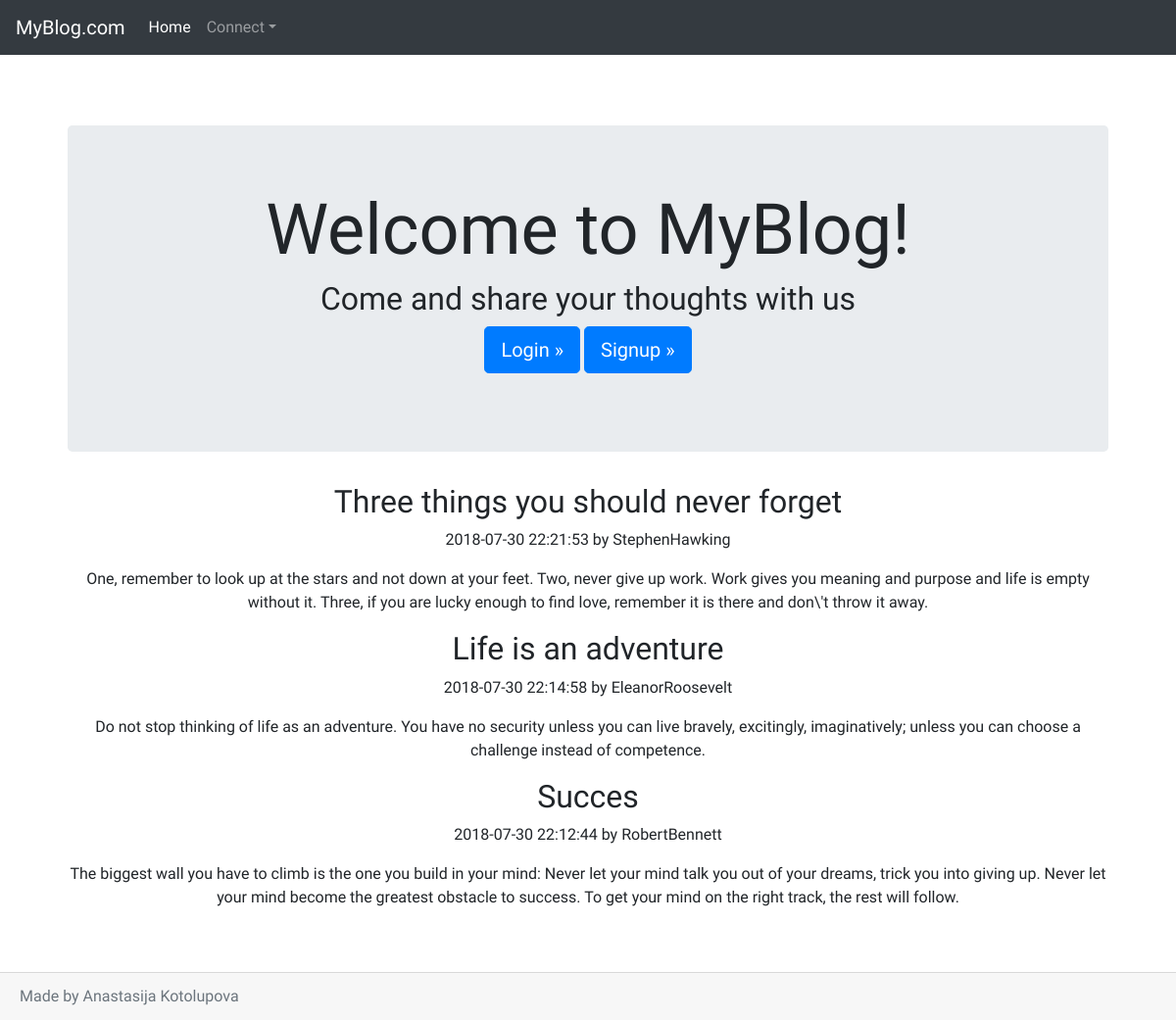
The page / on the database its author committed.
### tables this page shows
CREATE TABLE `posts` (
  `id_post` int(5) NOT NULL,
  `id_user` int(5) NOT NULL,
  `content` text NOT NULL,
  `title` varchar(100) NOT NULL,
  `status` int(1) NOT NULL,
  `picture` varchar(100) NOT NULL,
  `datetime` datetime NOT NULL
);

CREATE TABLE `users` (
  `id_user` int(5) NOT NULL,
  `nickname` varchar(30) NOT NULL,
  `password` varchar(200) NOT NULL
);

### inc/functions.php (called while the page is built, shortened)
<?php
function userConnect() {
    if(isset($_SESSION['user'])) return TRUE;
    else return FALSE;
}

### index.php (the view)
<?php
require_once("inc/header.php");
$req = "SELECT u.*, p.*
FROM posts p, users u
WHERE u.id_user = p.id_user AND status = 1
ORDER BY p.datetime DESC";
$result = $pdo->query($req);
$messages = $result->fetchAll();
?>
<?php if(!userConnect()) : ?>
<div class="jumbotron">
    <div class="container">
        <h1 class="display-3">Welcome to MyBlog!</h1>
        <h2>Come and share your thoughts with us</h2>
        <p><a class="btn btn-primary btn-lg" href="login.php" role="button">Login &raquo;</a>
        <a class="btn btn-primary btn-lg" href="signup.php" role="button">Signup &raquo;</a></p>
    </div>
</div>
<?php endif; ?>
    <?php foreach($messages as $message) : ?>
        <?php extract($message) ?>
            <div class="blog-post">
                <h2 class="blog-post-title"><?= $title ?></h2>
                <p class="blog-post-meta"><?= $datetime ?> by <?= $nickname ?></p>
                <blockquote>
                <p><?= $content ?></p>
                </blockquote>
            </div>
    <?php endforeach; ?>
<?php
    require_once("inc/footer.php");
?>

### inc/header.php (shortened to what this page needs)
<!DOCTYPE html>
<html lang="en">
  <head>
    <link rel="stylesheet" href="https://stackpath.bootstrapcdn.com/bootstrap/4.1.1/css/bootstrap.min.css">
    <link href="css/style.css" rel="stylesheet">
  </head>
  <body>
    <nav class="navbar navbar-expand-md navbar-dark bg-dark fixed-top">
      <a class="navbar-brand" href="<?= URL ?>">MyBlog.com</a>
      <div class="collapse navbar-collapse" id="navbarsExampleDefault">
        <ul class="navbar-nav mr-auto">
          <li class="nav-item active">
            <a class="nav-link" href="<?= URL ?>">Home <span class="sr-only">(current)</span></a>
          </li>
          <?php if(!userConnect()) : ?>
            <li class="nav-item dropdown">
              <a class="nav-link dropdown-toggle" href="#" id="dropdown01" data-toggle="dropdown" aria-haspopup="true" aria-expanded="false">Connect</a>
            </li>
          <?php else : ?>
            <li class="nav-item">
              <a class="nav-link" href="<?= URL ?>users/users_posts.php">My posts</a>
            </li>
          <?php endif; ?>
        </ul>
      </div>
    </nav>
    <main role="main" class="container">
        <div class="starter-template">

### inc/footer.php (shortened to what this page needs)
        </div>
    </main>
    <div class="card-footer text-muted">
      Made by Anastasija Kotolupova
    </div>
  </body>
</html>

### css/style.css (style rules this page uses)
body { padding-top: 5rem; font-family: 'Forum', cursive; }
.starter-template { padding: 3rem 1.5rem; text-align: center; }

### rows shown on the page
posts: title "Three things you should never forget", datetime "2018-07-30 22:21:53", id_user.nickname "StephenHawking", content "One, remember to look up at the stars and not down at your feet. Two, never give up work. Work gives you meaning and purpose and life is empty without it. Three, if you are lucky enough to find love, remember it is there and don\\'t throw it away."
posts: title "Life is an adventure", datetime "2018-07-30 22:14:58", id_user.nickname "EleanorRoosevelt", content "Do not stop thinking of life as an adventure. You have no security unless you can live bravely, excitingly, imaginatively; unless you can choose a challenge instead of competence."
posts: title "Succes", datetime "2018-07-30 22:12:44", id_user.nickname "RobertBennett", content "The biggest wall you have to climb is the one you build in your mind: Never let your mind talk you out of your dreams, trick you into giving up. Never let your mind become the greatest obstacle to success. To get your mind on the right track, the rest will follow."
